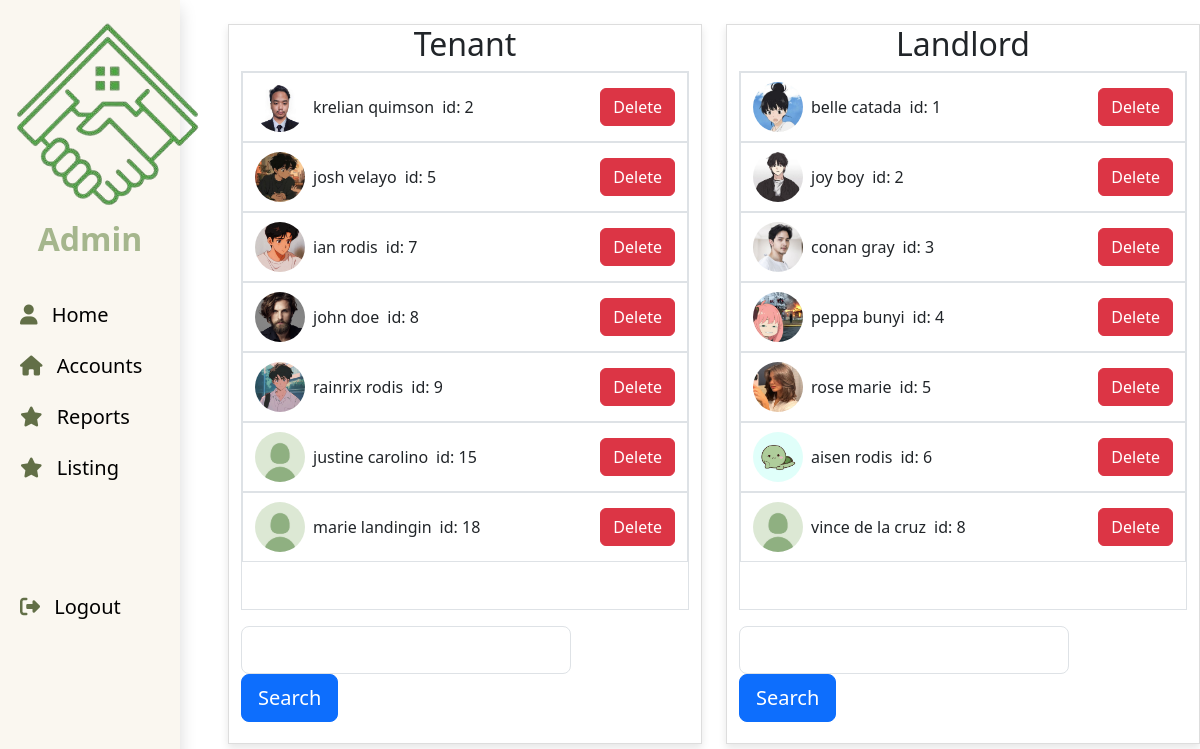
The app's page /frontend/admin.user_accounts.php with its own data.
### tables this page shows
create table tenants(
account_id int AUTO_INCREMENT primary key,
fullname varchar(255),
email varchar(255),
username varchar(255),
password varchar(255),
contact varchar(255),
account_type varchar(255),
profile_picture varchar(255),
isRenting varchar(255)
);

create table landlords(
account_id int AUTO_INCREMENT primary key,
fullname varchar(255),
email varchar(255),
username varchar(255),
password varchar(255),
contact varchar(255),
account_type varchar(255),
profile_picture varchar(255) ,
isRenting varchar(255)
);

### backend/class/database.php (called while the page is built, shortened)
<?php
class Database{
    public function pdo()
    {
        return new PDO("mysql:host=localhost; user=root; dbname=quicktira;");
    }
    public function get($query, $data = [], $type)
    {
        $pdo = $this->pdo();
        $stmt = $pdo->prepare($query);
        $stmt->execute($data);
        switch($type)
        {
            case "fetchAll":
                return $stmt->fetchAll(PDO::FETCH_ASSOC);
            break;
        }
    }
}

### frontend/admin.user_accounts.php (the view, shortened to what this page needs)
<?php
require_once ('../backend/Aglobal_file.php');
$all_tenant = $database->get("select account_id, fullname, profile_picture from tenants",[],"fetchAll");
$all_landlords = $database->get("select account_id, fullname, profile_picture from landlords",[],"fetchAll");
?>
<!DOCTYPE html>
<html lang="en">
<head>
    <link href="https://cdn.jsdelivr.net/npm/bootstrap@5.3.0/dist/css/bootstrap.min.css" rel="stylesheet">
    <link href="https://cdn.jsdelivr.net/npm/bootstrap-icons@1.7.2/font/bootstrap-icons.css" rel="stylesheet">
</head>
<body>
    <div class="row">
        <div class="col-12 col-md-2">
            <?php  require('public_component/sidebar.admin.php')  ?>
        </div>
        <div class="col ms-4"  style='height:100dvh; overflow:auto'>
        <div class="row">
            <div class="col-md-6 mt-4">
                <div class="container" style="height: 90vh; border: 1px solid #ddd; box-shadow: 0 4px 8px rgba(0,0,0,0.1);">
                    <h2 class="text-center">Tenant</h2>
                    <div class="container border m-0 p-0 overflow-auto" style="height: 75%;" id='tenant_container'>
                    <?php foreach ($all_tenant as $tenant): ?>
                        <div class="container-fluid border d-flex justify-content-between align-items-center" style="height: 70px;">
                            <div class="d-flex align-items-center">
                                <img src="image/profile_image/<?php echo htmlspecialchars($tenant['profile_picture']); ?>" alt="Profile Picture" class="rounded-circle" style="width: 50px; height: 50px; object-fit: cover;">
                                <span class="ms-2"><?php echo htmlspecialchars($tenant['fullname']); ?></span>
                                <span class="ms-2"> id: <?php echo htmlspecialchars($tenant['account_id']); ?></span>
                            </div>
                            <button class="delete_account btn btn-danger " value="<?=htmlspecialchars($tenant['account_id'])?>">Delete</button>
                        </div>
                    <?php endforeach; ?>
                    </div>
                    <div class="row mt-3">
                        <div class="col-9">
                            <input type="text" class="form-control form-control-lg" id='input_tenant'>
                        </div>
                        <div class="col">
                            <button class="btn btn-primary btn-lg" id='tenant_search'>Search</button>
                        </div>
                    </div>
                </div>
            </div>
            <div class="col-md-6 mt-4">
                <div class="container" style="height: 90vh; border: 1px solid #ddd; box-shadow: 0 4px 8px rgba(0,0,0,0.1);">
                    <h2 class="text-center">Landlord</h2>
                    <div class="container border m-0 p-0 overflow-auto" style="height: 75%;"  id='landord_container'>
                    <?php foreach ($all_landlords as $landlords): ?>
                        <div class="container-fluid border d-flex justify-content-between align-items-center" style="height: 70px;">
                            <div class="d-flex align-items-center">
                                <img src="image/profile_image/<?php echo htmlspecialchars($landlords['profile_picture']); ?>" alt="Profile Picture" class="rounded-circle" style="width: 50px; height: 50px; object-fit: cover;">
                                <span class="ms-2"><?php echo htmlspecialchars($landlords['fullname']); ?></span>
                                <span class="ms-2"> id: <?php echo htmlspecialchars($landlords['account_id']); ?></span>
                            </div>
                            <button class="btn btn-danger delete_account_landlord" id='' value='<?=htmlspecialchars($landlords['account_id'])?>'>Delete</button>
                        </div>
                    <?php endforeach; ?>
                    </div>
                    <div class="row mt-3">
                        <div class="col-9">
                            <input type="text" class="form-control form-control-lg" id='input_landlord'>
                        </div>
                        <div class="col">
                            <button class="btn btn-primary btn-lg" id='landlord_search'>Search</button>
                        </div>
                    </div>
                </div>
            </div>
        </div>
        </div>
    </div>
</body>
</html>

### frontend/public_component/sidebar.admin.php (shortened to what this page needs)
<link rel="stylesheet" href="https://cdnjs.cloudflare.com/ajax/libs/font-awesome/6.4.0/css/all.min.css" />
    <div>
        <div class="side-menu shadow" id="side-menu" style='height : 100dvh'>
            <div class="d-none d-md-block">
                <center>
                    <div class="img">
                        <img src="image/website_image/imag-logo1.png" class="resize">
                    </div>
                    <div>
                        <h2 style="font-weight: bold;">Admin</h2>
                    </div>
                </center>
            </div>
            <br>
            <a href="admin.dashboard.php">
                <i class="fa-solid fa-user"></i>
                <span>Home</span>
            </a>
            <a  href="admin.user_accounts.php">
                <i class="fa-solid fa-home"></i>
                <span>Accounts</span>
            </a>
            <a href="admin.reports.php">
                <i class="fa-solid fa-star"></i>
                <span>Reports</span>
            </a>
            <a href="admin.listing.php" style="color: white;">
                <i class="fa-solid fa-star" ></i>
                <span >Listing</span>
            </a>
            <br><br><br>
            <a id='logout1' class="mt-3">
                <i class="fa-solid fa-sign-out-alt"></i>
                <span>Logout</span>
            </a>
        </div>
    </div>

### frontend/public_component/sidebar.admin.php (style rules this page uses)
* { padding: 0; margin: 0; text-decoration: none; list-style: none; box-sizing: border-box; }
.side-menu { position: relative; background: #faf7f0; width: 100%; height: 100%; z-index: 9999; top: 0; left: 0; }
.img { width: 220px; height: 220px; overflow: hidden; }
.resize { margin: -135px 20px -30px -142px; }
.side-menu center div h2 { color: #a5b68d; }
.side-menu a { text-decoration: none; display: block; line-height: 50px; transition: 0.4s; }
.side-menu span { font-size: 20px; margin-left: 10px; color: black; }
.side-menu i { font-size: 20px; margin-left: 20px; color: #626f47; }

### records on screen
tenants: profile_picture (picture), fullname "krelian quimson", account_id "2"
tenants: profile_picture (picture), fullname "josh velayo", account_id "5"
tenants: profile_picture (picture), fullname "ian rodis", account_id "7"
tenants: profile_picture (picture), fullname "john doe", account_id "8"
tenants: profile_picture (picture), fullname "rainrix rodis", account_id "9"
tenants: profile_picture (placeholder picture), fullname "justine carolino", account_id "15"
tenants: profile_picture (placeholder picture), fullname "marie landingin", account_id "18"
landlords: profile_picture (picture), fullname "belle catada", account_id "1"
landlords: profile_picture (picture), fullname "joy boy", account_id "2"
landlords: profile_picture (picture), fullname "conan gray", account_id "3"
landlords: profile_picture (picture), fullname "peppa bunyi", account_id "4"
landlords: profile_picture (picture), fullname "rose marie", account_id "5"
landlords: profile_picture (picture), fullname "aisen rodis", account_id "6"
landlords: profile_picture (placeholder picture), fullname "vince de la cruz", account_id "8"
